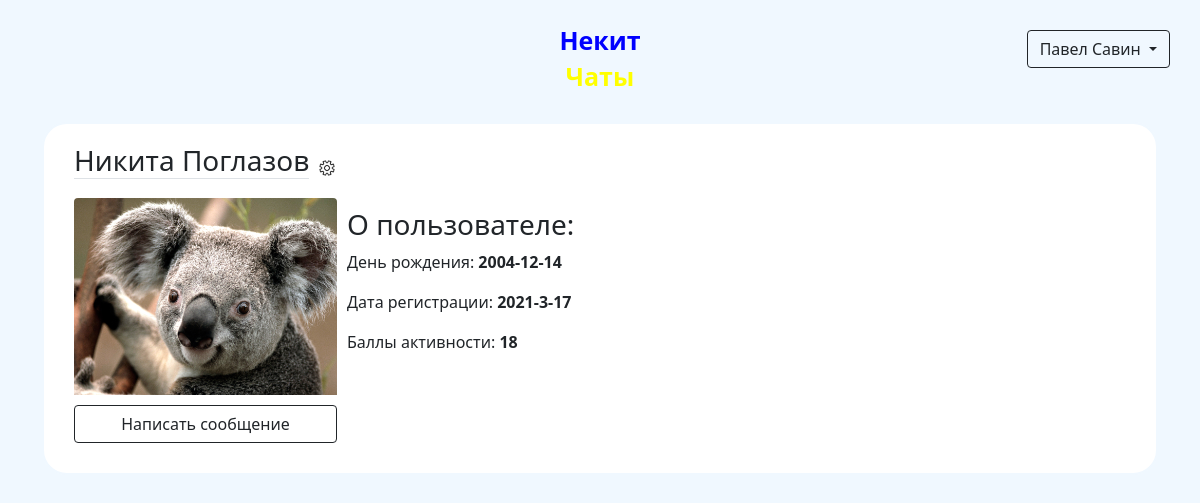
Screenshot of /profile/1 (signed in) with the database file from the repository.
### data/models/user.py (models this page shows, shortened)
class User(SqlAlchemyBase, UserMixin, SerializerMixin):
    __tablename__ = 'users'
    id = Column(Integer, autoincrement=True, primary_key=True)
    name = Column(String)
    surname = Column(String)
    birthday = Column(DateTime)
    email = Column(String, unique=True)
    phone_number = Column(String, unique=True)
    hashed_password = Column(String)
    registration_time = Column(DateTime, default=datetime.now)
    rating = Column(Integer, default=0)
    advertisements = relationship('Advertisement', back_populates='author')

### main.py (the view)
@app.route('/profile/<int:user_id>')
@login_required
def show_profile(user_id):
    session = create_session()
    user = session.query(User).filter(User.id == user_id).first()
    pic = session.query(Avatar).filter(Avatar.refers_to == user_id).first()
    if pic:
        profile_pic = url_for('static', filename=f"avatars/{pic.link}")
    else:
        profile_pic = url_for('static', filename='avatars/anon.png')
    return render_template('profile.html', user=user, pic=profile_pic)

### data/db_session.py (called while the page is built)
def create_session() -> Session:
    global __factory
    return __factory()

### main.py (called while the page is built)
@login_manager.user_loader
def load_user(user_id):
    session = create_session()
    return session.query(User).get(user_id)

### templates/profile.html
{% extends "base.html" %}
{% block content %}
<form class="clearfix">
    <div class="clearfix">
        <div class="clearfix">
            <h3 class="border-bottom float-start">{{ user.name }} {{ user.surname }}</h3>
                <a class="float-start" href="/profile/{{ current_user.id }}/settings">
                    <div><img src="/static/img/settings.png" width="16px" height="16px"></div>
                </a>
        </div>
        <div class="clearfix">
            <img src="{{ pic }}" class="profile-pic rounded-top w-25 h-25 float-start" alt="Упс! Аватарка не найдена!">
            <div class="float-start">
                <h3>О пользователе:</h3>
                <p>День рождения: <b>{{ user.birthday.year }}-{{ user.birthday.month }}-{{ user.birthday.day }}</b></p>
                <p>Дата регистрации: <b>{{ user.registration_time.year }}-{{ user.registration_time.month }}-{{ user.registration_time.day }}</b></p>
                <p>Баллы активности: <b>{{ user.rating }}</b></p>
            </div>
        </div>
        <div>
            {% if user.id == current_user.id %}
                <a class="btn btn-outline-dark w-25 rounded-bottom" href="/profile/{{ current_user.id }}/avatar">Сменить аватарку</a>
            {% else %}
                <a class="btn btn-outline-dark w-25 rounded-bottom" href="/conversation/{{ user.id }}#bottom">Написать сообщение</a>
            {% endif %}
        </div>
    </div>
</form>
{% endblock %}

### templates/base.html (shortened to what this page needs)
<!DOCTYPE html>
<html lang="en">
<head>
    <link rel="stylesheet" href="/static/css/style.css">
    <link rel="stylesheet" href="https://cdn.jsdelivr.net/npm/bootstrap@5.0.0-beta1/dist/css/bootstrap.min.css"
>
</head>
<body>
<div class="header clearfix">
    {% if current_user.is_authenticated %}
        <div class="dropdown float-end">
            <button class="btn btn-outline-dark dropdown-toggle" type="button" id="dropdownMenuButton" data-toggle="dropdown" aria-haspopup="true" aria-expanded="false">
                {{ current_user.name }} {{ current_user.surname }}
            </button>
        </div>
    {% else %}
        <a class="btn btn-outline-dark register float-end" href="/register">Зарегистрироваться</a>
        <a class="btn btn-outline-dark login float-end" href="/login">Войти</a>
    {% endif %}
    <div class="logo">
        <a href="/">
            <p class="nekit">Некит</p>
            <p class="chats">Чаты</p>
        </a>
    </div>
</div>
<main role="main" class="container clearfix">
    {% block content %}{% endblock %}
</main>
</body>
</html>

### static/css/style.css (style rules this page uses)
body { background-color: aliceblue !important; }
.logo { text-align: center; margin-left: auto; margin-right: auto; margin-top: 10px; margin-bottom: 10px; max-width: 150px; font-size: 25px; font-weight: 700; line-height: 20px; }
a { text-decoration: none !important; }
.header { background-color: aliceblue; margin-bottom: 10px; padding: 10px; }
.nekit { color: blue; }
.chats { color: yellow; }
div { margin: 10px; }
form { margin-left: auto; margin-right: auto; background-color: white; border: solid 2px aliceblue; border-radius: 25px; padding: 10px; }

### rows the page displays
User: name "Павел", surname "Савин"
User: name "Никита", surname "Поглазов", birthday.year "2004", birthday.month "12", birthday.day "14", registration_time.year "2021", registration_time.month "3", registration_time.day "17", rating "18"
